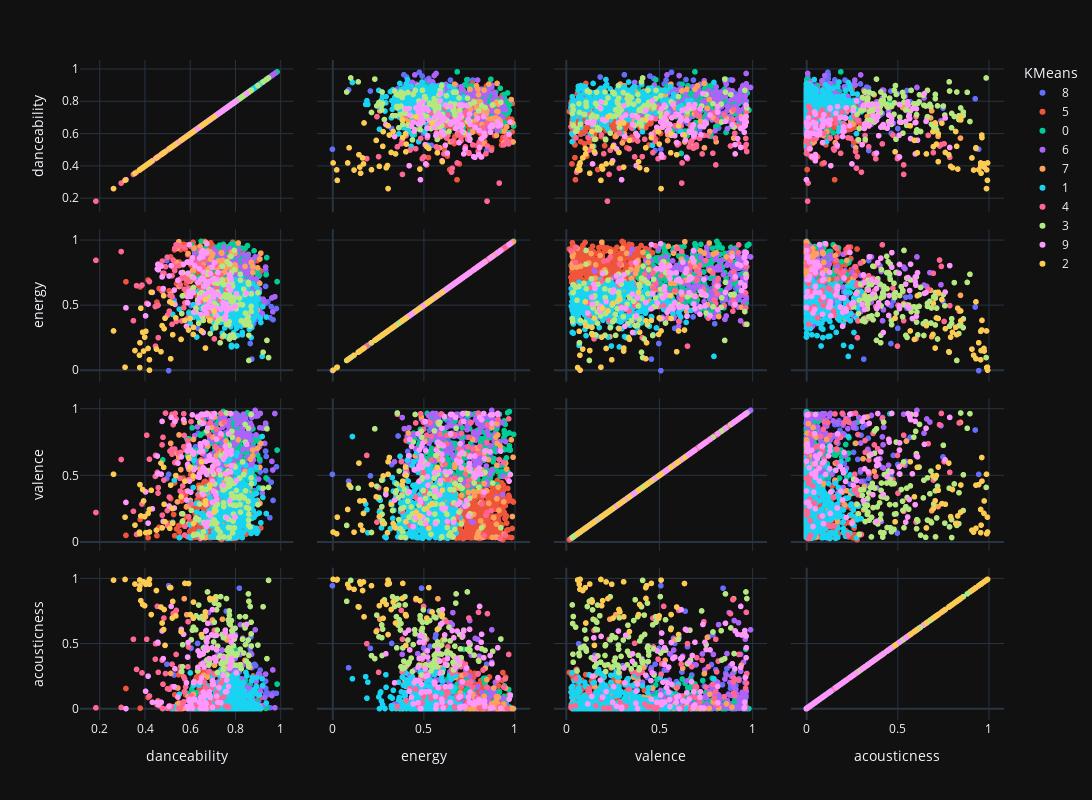

This figure's notebook cell:
### Markdown cell above
### Visual inspection of clusters

### Code cell
# Scattermatrix for KMeans with plotly
import plotly.express as px
import plotly.graph_objects as go

fig = px.scatter_matrix(df, dimensions=["danceability", "energy", "valence", "acousticness"], color="KMeans", height=800, width=2000, hover_data=["name", "artist", "id"])
fig.show()
